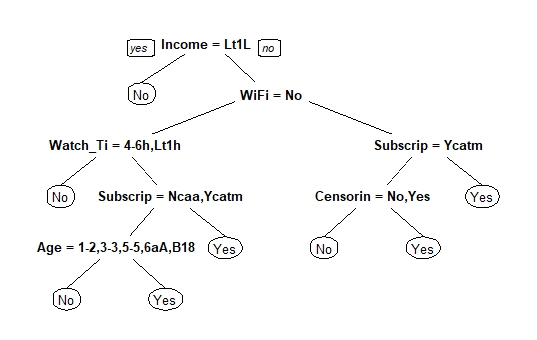

This chart was generated by the following R code:
#Decision Tree

#Importing libraries
library(rpart)        #used for DT
library(rpart.plot)
library(ggplot2)
library(caret)
library(caTools)      #used for sample.split() function
library(e1071)

#Importing dataset
mydata <- read.csv(file.choose() , header = T)
str(mydata)
summary(mydata)

#Converting To Factor
mydata$Future_Pay = factor(mydata$Future_Pay)

#Checking For Missing Value
colSums(is.na(mydata))

#Data Partion
set.seed(1234)
sample = sample.split(mydata$Future_Pay, SplitRatio = 0.70)
train = subset(mydata, sample == TRUE)
test = subset(mydata, sample == FALSE)

#Training Data
tree <- rpart(Future_Pay ~., train, control = rpart.control(minsplit = 50,
                                                            xval = 10,
                                                            maxdepth = 5))
summary(tree)

#Prediction for train
p1 = predict(tree, train , type = 'class')

#Evaluating for train
confusionMatrix(p1, train$Future_Pay)

#Predicting for test
pred = predict(tree, test, type = 'class')

#Evaluating for test
confusionMatrix(pred, test$Future_Pay)

#Visualizing

#Method 1
prp(tree)

#Method 2
plot(tree)
text(tree)

#Method 3
rpart.plot(tree)
